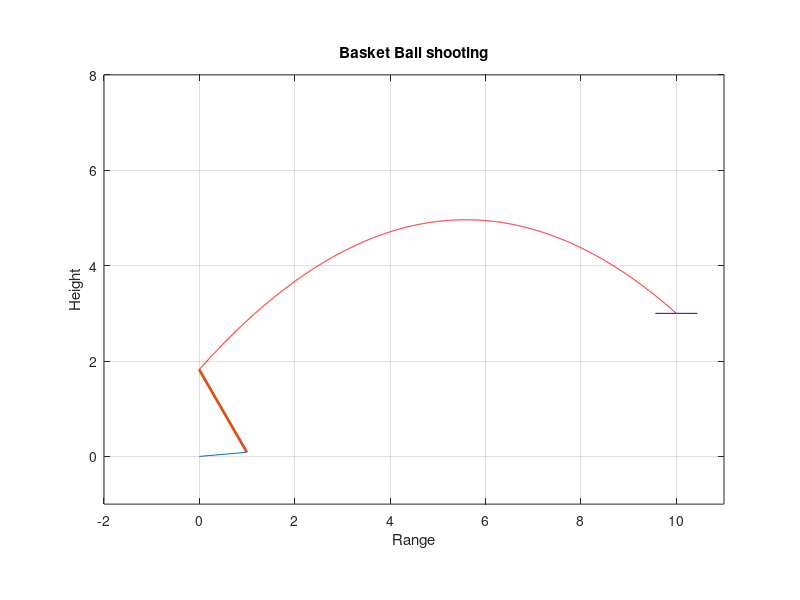

MATLAB code to generate this figure:
close all
clear all
clc

theta_1 = input('Enter Link-1 angle in degrees: ');
angular_vel_1 = input('Enter Link-1 angular velocity in rad/sec: ');
theta_2 = 120;

%if theta_1 > 120 
%    theta_2 = 360 + theta_2;
%end
    


%theta_1 = theta_1 * pi/180
%theta_2 = theta_2 * pi/180


l1x = 1*(cosd(theta_1));
l1y = 1*(sind(theta_1));

l2x = 2*(cosd(theta_2));
l2y = 2*(sind(theta_2));

h = l1y + l2y;
h_dash = 3 - h;

init_len_part = abs(l2x)-l1x

Range = 10 + init_len_part

theta = (h_dash + sqrt((h_dash^2) + (Range^2))) / Range
theta = atand(theta)
%theta_rad = theta * pi/180

Vo = sqrt(9.8 * (h_dash + sqrt((h_dash^2) + (Range^2))))

y = Range * tand(theta) - ((9.8 *(Range^2)) / (2*(Vo^2)*((cosd(theta))^2)))

time = Range / (Vo * cosd(theta))
x_points = []
y_points = []
for i = 0:0.001:time
    x = Vo * i * cosd(theta)
    x_points = [x_points,x]
    
    y = (Vo * i * sind(theta)) - ((1/2)*9.8*(i^2))
    y = y + h
    y_points = [y_points,y]
end
x_points_with_init_part = x_points - init_len_part

x_line = [9.56,9.78,10,10.22,10.44]
y_line = [3,3,3,3,3]


Output_1 = ['Angle for Link-2 = ',num2str(theta),' degrees']; 
Output_2 = ['Angular velocity of link-2 = ', num2str(Vo/2),' rad/sec'];

disp(Output_1)
disp(Output_2)



theta_l1 = linspace(0,theta_1,angular_vel_1);
theta_l2 = linspace(0,120,Vo/2);


for k = 1:length(theta_l1)
    THETA1 = theta_l1(k);
    for j = 1:length(theta_l2)
        THETA2 = theta_l2(j);
        
        x0 = 0;
        y0 = 0;
        
        x1 = 1*cosd(THETA1);
        y1 = 1*sind(THETA1);
        
        x2 = x1 + 2*cosd(THETA2);
        y2 = y1 + 2*sind(THETA2);
        
        plot([x0 x1],[y0 y1],[x1 x2],[y1 y2],'linewidth',2)
        grid on
        axis([-2 11 -1 8])
        pause(0.1)
               
        
    end
end

      
hold on
plot(x_points_with_init_part, y_points, 'r'), xlabel('Range'), ylabel('Height'), title('Basket Ball shooting'),
grid on, axis equal
hold on 
plot(x_line,y_line, 'b')















